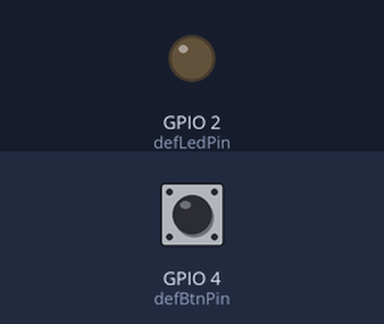
Simulated run of this sketch. Board: ESP32. Shown: output pins drawn as LEDs (lit = HIGH). The test bench sets the inputs (shaded band); at power-on: GPIO 4 (defBtnPin) HIGH. Random numbers use the default seed unless the sketch sets one; nothing arrives over Bluetooth unless stated.

Above: at 1.2 s.
1.3 s: GPIO 4 (defBtnPin) pulled LOW for 0.15 s
At 2.1 s:
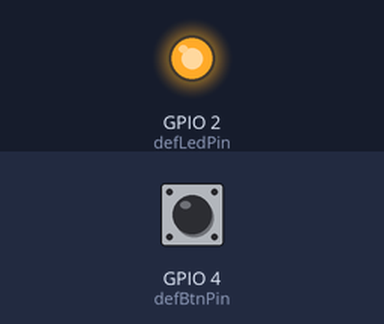
3.8 s: GPIO 4 (defBtnPin) pulled LOW for 3.2 s
At 8.9 s:
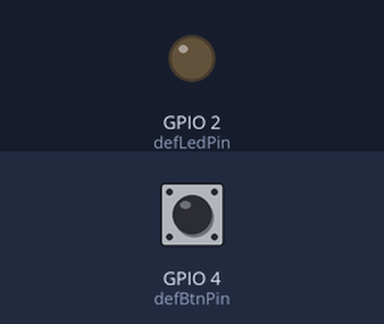
Timing chart, 0 to 10.4 s (numbered marks = the images above; inputs shaded):
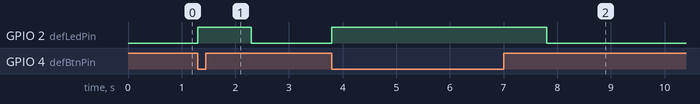

The sketch:

Ghost.ino
```cpp
#include <BLEDevice.h>
#include <BLEUtils.h>
#include <BLEAdvertising.h>

const String name = "GHOST";
const int defBtnPin = 4;
const int defLedPin = 2;
int emfPower = 5;

BLEAdvertising *advertising;

void setup() {
  pinMode(defBtnPin, INPUT_PULLUP);
  pinMode(defLedPin, OUTPUT);

  BLEDevice::init("ESP32_BEACON");
  advertising = BLEDevice::getAdvertising();
}

void loop() {
  if (digitalRead(defBtnPin) == LOW) {
    digitalWrite(defLedPin, HIGH);
    int randValue = random(1, emfPower + 1);
    setSignal(name, String(randValue));
    delay(1000);
    advertising->stop();
  } else {
    digitalWrite(defLedPin, LOW);
  }
}

void setSignal(String name, String data) {
  // digitalWrite(defLedPin, HIGH);

  BLEAdvertisementData advData;
  advData.setName(name);
  advData.setManufacturerData(String(data));
  advertising->setAdvertisementData(advData);
  advertising->start();

  // digitalWrite(defLedPin, LOW);
}
```

Measured:
- after the input at 1.3 s, GPIO 2 (defLedPin): LOW → HIGH at once, → LOW 1.0 s later
- after the input at 3.8 s, GPIO 2 (defLedPin): LOW → HIGH at once, → LOW 4.0 s later
